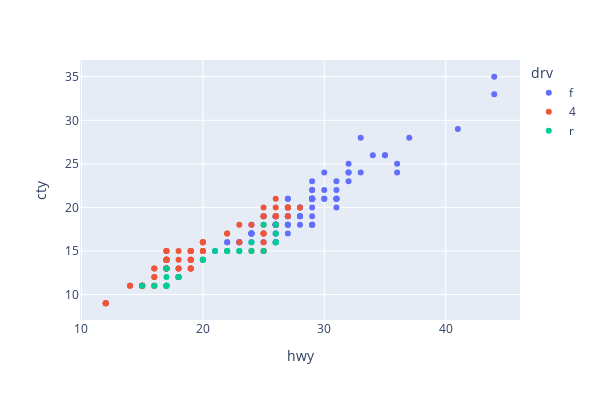

Here is the notebook cell this chart was saved with:
### Code cell
px.scatter(data_frame=mpg, x='hwy', y='cty', color='drv', width=600, height=400)

### Figure 1 — Plotly figure (JSON) as saved in the notebook; plotly's stock layout.template omitted (floating-point values rounded to 4 significant figures)
{"data": [{"hovertemplate": "drv=f<br>hwy=%{x}<br>cty=%{y}<extra></extra>", "legendgroup": "f", "marker": {"color": "#636efa", "symbol": "circle"}, "mode": "markers", "name": "f", "orientation": "v", "showlegend": true, "type": "scatter", "x": [29, 29, 31, 30, 26, 26, 27, 27, 30, 26, 29, 26, 24, 24, 22, 22, 24, 24, 17, 22, 21, 23, 23, 33, 32, 32, 29, 32, 34, 36, 36, 29, 26, 27, 30, 31, 26, 26, 28, 26, 29, 28, 27, 24, 24, 24, 29, 27, 31, 32, 27, 26, 26, 25, 25, 26, 26, 27, 28, 25, 29, 27, 31, 31, 26, 26, 28, 27, 29, 31, 31, 26, 26, 27, 30, 33, 35, 37, 35, 29, 26, 29, 29, 24, 44, 29, 26, 29, 29, 29, 29, 23, 24, 44, 41, 29, 26, 28, 29, 29, 29, 28, 29, 26, 26, 26], "xaxis": "x", "y": [18, 21, 20, 21, 16, 18, 18, 19, 22, 18, 18, 17, 18, 17, 16, 16, 17, 17, 11, 15, 15, 16, 16, 28, 24, 25, 23, 24, 26, 25, 24, 21, 18, 18, 21, 21, 18, 18, 19, 19, 19, 20, 20, 17, 16, 17, 21, 19, 23, 23, 19, 19, 18, 19, 19, 18, 16, 17, 18, 16, 21, 21, 21, 21, 18, 18, 19, 21, 21, 21, 22, 18, 18, 18, 24, 24, 26, 28, 26, 21, 19, 21, 22, 17, 33, 21, 19, 22, 21, 21, 21, 16, 17, 35, 29, 21, 19, 20, 20, 21, 18, 19, 21, 16, 18, 17], "yaxis": "y"}, {"hovertemplate": "drv=4<br>hwy=%{x}<br>cty=%{y}<extra></extra>", "legendgroup": "4", "marker": {"color": "#EF553B", "symbol": "circle"}, "mode": "markers", "name": "4", "orientation": "v", "showlegend": true, "type": "scatter", "x": [26, 25, 28, 27, 25, 25, 25, 25, 24, 25, 23, 19, 14, 15, 17, 19, 18, 17, 17, 19, 19, 12, 17, 15, 17, 17, 12, 17, 16, 18, 15, 16, 12, 17, 17, 16, 12, 15, 16, 17, 15, 17, 19, 17, 19, 19, 17, 17, 17, 16, 16, 17, 15, 17, 22, 19, 20, 17, 12, 19, 18, 14, 15, 18, 18, 15, 17, 19, 19, 17, 17, 17, 20, 18, 25, 24, 27, 25, 26, 23, 26, 26, 26, 26, 25, 27, 25, 27, 20, 20, 19, 17, 20, 17, 15, 18, 20, 20, 22, 17, 19, 18, 20], "xaxis": "x", "y": [18, 16, 20, 19, 15, 17, 17, 15, 15, 17, 16, 14, 11, 11, 14, 15, 14, 13, 14, 14, 14, 9, 11, 11, 13, 13, 9, 13, 11, 13, 11, 12, 9, 13, 13, 12, 9, 11, 11, 13, 11, 14, 15, 14, 13, 13, 13, 14, 14, 13, 13, 13, 11, 13, 17, 15, 15, 14, 9, 14, 13, 11, 11, 12, 12, 11, 14, 13, 13, 13, 14, 15, 14, 12, 18, 18, 20, 19, 20, 18, 21, 19, 19, 19, 20, 20, 19, 20, 15, 16, 15, 15, 16, 14, 11, 13, 15, 16, 17, 15, 15, 15, 16], "yaxis": "y"}, {"hovertemplate": "drv=r<br>hwy=%{x}<br>cty=%{y}<extra></extra>", "legendgroup": "r", "marker": {"color": "#00cc96", "symbol": "circle"}, "mode": "markers", "name": "r", "orientation": "v", "showlegend": true, "type": "scatter", "x": [20, 15, 20, 17, 17, 26, 23, 26, 25, 24, 17, 17, 18, 26, 25, 26, 24, 21, 22, 23, 22, 20, 17, 16, 18], "xaxis": "x", "y": [14, 11, 14, 13, 12, 16, 15, 16, 15, 15, 11, 11, 12, 18, 18, 17, 16, 15, 15, 15, 15, 14, 11, 11, 12], "yaxis": "y"}], "layout": {"height": 400, "legend": {"title": {"text": "drv"}, "tracegroupgap": 0}, "margin": {"t": 60}, "width": 600, "xaxis": {"anchor": "y", "domain": [0, 1], "title": {"text": "hwy"}}, "yaxis": {"anchor": "x", "domain": [0, 1], "title": {"text": "cty"}}}}
